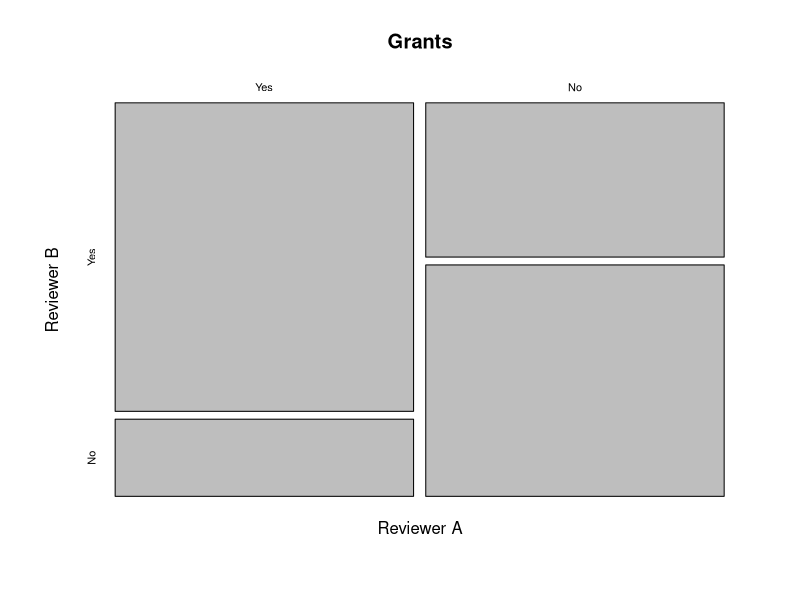

The R script that drew this image:
## ---- chunk 1
x <-matrix(c(20,5,10,15),ncol=2,byrow=TRUE)
colnames(x) <- c("Yes","No")
rownames(x) <- c("Yes","No")
x <- as.table(x)
x
margin.table(x)
margin.table(x,1)
margin.table(x,2)

x/margin.table(x)
prop.table(x)

margin.table(x,1)/margin.table(x)
margin.table(x,2)/margin.table(x)

prop.table(x,1)
prop.table(x,2)

summary(x)

mosaicplot(x,main="Grants",xlab="Reviewer A",ylab="Reviewer B")
